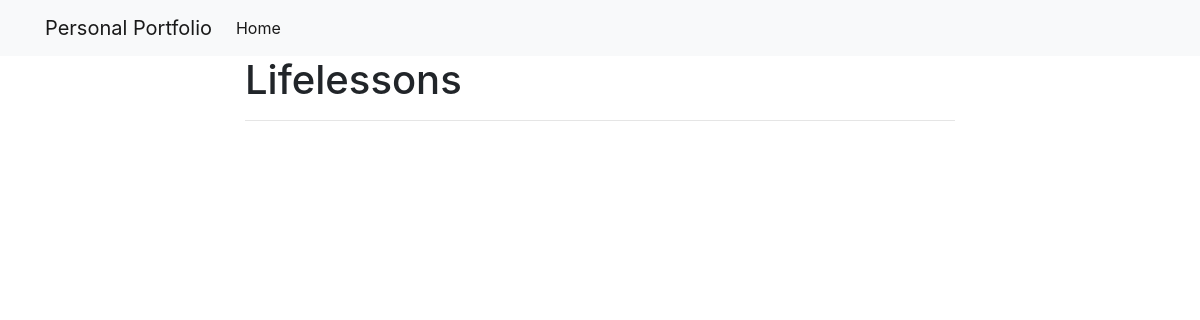
Before: /blog/LifeLessons/ with the older database file.
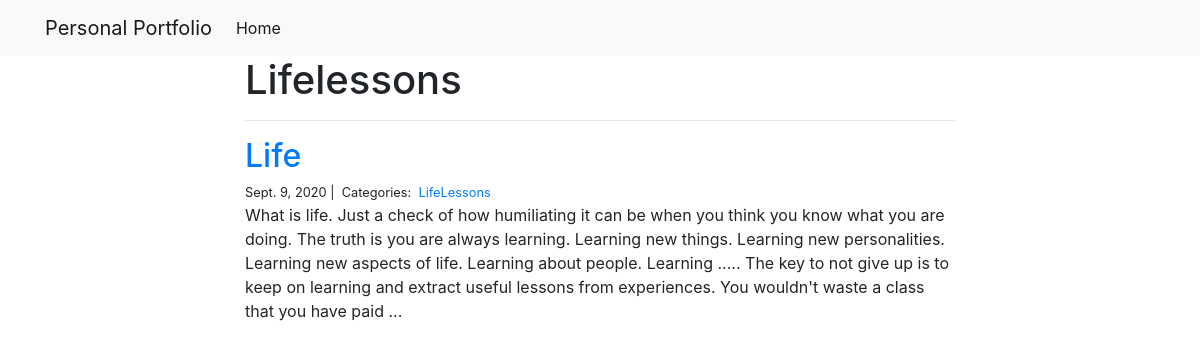
After: the same page with the newer database file.
### blog/models.py (models this page shows)
class Category(models.Model):
    name = models.CharField(max_length=20)

class Post(models.Model):
    title = models.CharField(max_length=20)
    body = models.TextField()
    created_on = models.DateTimeField(auto_now_add=True)    # assgns a current date and time when this instance is created.
    last_modified = models.DateTimeField(auto_now=True)     # assigns current date and time whenever an instance is last saved. basically every edit.
    categories = models.ManyToManyField('Category', related_name='posts') # Many categories to many posts. Allows us to create a relationship between the two tables.

### blog/views.py (the view)
# urls.py: path("<category>/", views.blog_category, name="blog_category"),
def blog_category(request, category):
    posts = Post.objects.filter(                    # django query set filter
        categories__name__contains=category         # conditions to be met for an object to be retrieved.
    ).order_by('-created_on')                       # order by latest.
    context = {
        'category': category,
        'posts': posts,
    }
    return render(request, "blog_category.html", context)

### blog/templates/blog_category.html (shortened to what this page needs)
{% extends "base.html" %} {% block page_content %}
<div class="col-md-8 offset-md-2">
    <h1>{{ category | title }}</h1>
    <hr> {% for post in posts %}
    <h2><a href="{% url 'blog_detail' post.pk%}">{{ post.title }}</a></h2>
    <small>
            {{ post.created_on.date }} |&nbsp;
            Categories:&nbsp;
            {% for category in post.categories.all %}
            <a href="{% url 'blog_category' category.name}">{{ category.name }}</a>&nbsp;
        </small>
    <p>{{ post.body | slice:":400" }}...</p>
    {% endfor %}
</div>
{% endblock %}

### personal_portfolio/templates/base.html (shortened to what this page needs)
<link rel="stylesheet" href="https://stackpath.bootstrapcdn.com/bootstrap/4.1.3/css/bootstrap.min.css">
<nav class="navbar navbar-expand-lg navbar-light bg-light">
    <div class="container">
        <a class="navbar-brand" href="{% url 'project_index' %}">Personal Portfolio</a>
        <div class="collapse navbar-collapse" id="navbarSupportedContent">
            <ul class="navbar-nav mr-auto">
                <li class="nav-item active">
                    <a class="nav-link" href="{% url 'project_index' %}">Home</a>
                </li>
            </ul>
        </div>
    </div>
</nav>
<div class="container">
    {% block page_content %}{% endblock %}
</div>

Changed rows visible on the page:
added Category: name "Lifelessons", name "LifeLessons"
added Post: title "Life", created_on "Sept. 9, 2020", body "What is life. Just a check of how humiliating it can be when you think you know what you are doing. The truth is you are always learning. Learning new things. Learning new personalities. Learning new aspects of life. Learning about people. Learning ..... The key to not give up is to keep on learning and extract useful lessons from experiences. You wouldn't waste a class that you have paid"
Other visible differences:
{{ category | title }}: "Lifelessons" → (not shown)
